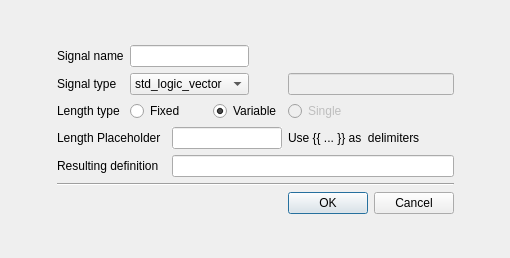
<?xml version="1.0" encoding="UTF-8"?>
<ui version="4.0">
 <author>Martin Mosbeck &lt;martin.mosbeck@gmx.at&gt;</author>
 <class>DialogSignalConfig</class>
 <widget class="QDialog" name="DialogSignalConfig">
  <property name="geometry">
   <rect>
    <x>0</x>
    <y>0</y>
    <width>510</width>
    <height>258</height>
   </rect>
  </property>
  <property name="windowTitle">
   <string>Signal Config </string>
  </property>
  <layout class="QGridLayout" name="gridLayout">
   <item row="0" column="5">
    <spacer name="verticalSpacer_2">
     <property name="orientation">
      <enum>Qt::Vertical</enum>
     </property>
     <property name="sizeHint" stdset="0">
      <size>
       <width>20</width>
       <height>0</height>
      </size>
     </property>
    </spacer>
   </item>
   <item row="1" column="1">
    <widget class="QLabel" name="label_signal_name">
     <property name="text">
      <string>Signal name</string>
     </property>
     <property name="buddy">
      <cstring>signal_name</cstring>
     </property>
    </widget>
   </item>
   <item row="1" column="2" colspan="3">
    <widget class="QLineEdit" name="signal_name">
     <property name="autoFillBackground">
      <bool>true</bool>
     </property>
     <property name="text">
      <string/>
     </property>
    </widget>
   </item>
   <item row="2" column="1">
    <widget class="QLabel" name="label_signal_type">
     <property name="text">
      <string>Signal type</string>
     </property>
     <property name="buddy">
      <cstring>signal_type</cstring>
     </property>
    </widget>
   </item>
   <item row="2" column="2" colspan="3">
    <widget class="QComboBox" name="signal_type">
     <property name="currentText">
      <string>std_logic_vector</string>
     </property>
     <item>
      <property name="text">
       <string>std_logic_vector</string>
      </property>
     </item>
     <item>
      <property name="text">
       <string>std_logic</string>
      </property>
     </item>
     <item>
      <property name="text">
       <string>signed</string>
      </property>
     </item>
     <item>
      <property name="text">
       <string>unsigned</string>
      </property>
     </item>
     <item>
      <property name="text">
       <string>custom</string>
      </property>
     </item>
    </widget>
   </item>
   <item row="2" column="6">
    <widget class="QLineEdit" name="custom_signal_type">
     <property name="enabled">
      <bool>false</bool>
     </property>
     <property name="autoFillBackground">
      <bool>true</bool>
     </property>
    </widget>
   </item>
   <item row="3" column="0">
    <spacer name="horizontalSpacer_3">
     <property name="orientation">
      <enum>Qt::Horizontal</enum>
     </property>
     <property name="sizeHint" stdset="0">
      <size>
       <width>0</width>
       <height>20</height>
      </size>
     </property>
    </spacer>
   </item>
   <item row="3" column="1">
    <widget class="QLabel" name="label_length_type">
     <property name="text">
      <string>Length type</string>
     </property>
     <property name="buddy">
      <cstring>option_fixed_length</cstring>
     </property>
    </widget>
   </item>
   <item row="3" column="2" colspan="2">
    <widget class="QRadioButton" name="option_fixed_length">
     <property name="text">
      <string>Fixed</string>
     </property>
    </widget>
   </item>
   <item row="3" column="4" colspan="2">
    <widget class="QRadioButton" name="option_variable_length">
     <property name="text">
      <string>Variable</string>
     </property>
     <property name="checked">
      <bool>true</bool>
     </property>
    </widget>
   </item>
   <item row="4" column="3" colspan="3">
    <widget class="QLineEdit" name="length_placeholder">
     <property name="autoFillBackground">
      <bool>true</bool>
     </property>
    </widget>
   </item>
   <item row="3" column="6">
    <widget class="QRadioButton" name="option_single">
     <property name="enabled">
      <bool>false</bool>
     </property>
     <property name="text">
      <string>Single</string>
     </property>
     <property name="checkable">
      <bool>true</bool>
     </property>
    </widget>
   </item>
   <item row="3" column="7">
    <spacer name="horizontalSpacer">
     <property name="orientation">
      <enum>Qt::Horizontal</enum>
     </property>
     <property name="sizeHint" stdset="0">
      <size>
       <width>9</width>
       <height>20</height>
      </size>
     </property>
    </spacer>
   </item>
   <item row="4" column="1" colspan="2">
    <widget class="QLabel" name="label_length_placeholder">
     <property name="text">
      <string>Length Placeholder</string>
     </property>
     <property name="buddy">
      <cstring>length_placeholder</cstring>
     </property>
    </widget>
   </item>
   <item row="5" column="1" colspan="2">
    <widget class="QLabel" name="label_resulting_definition">
     <property name="text">
      <string>Resulting definition</string>
     </property>
     <property name="buddy">
      <cstring>resulting_definition</cstring>
     </property>
    </widget>
   </item>
   <item row="6" column="1" colspan="6">
    <widget class="Line" name="line">
     <property name="orientation">
      <enum>Qt::Horizontal</enum>
     </property>
    </widget>
   </item>
   <item row="5" column="3" colspan="4">
    <widget class="QLineEdit" name="resulting_definition">
     <property name="enabled">
      <bool>true</bool>
     </property>
     <property name="autoFillBackground">
      <bool>false</bool>
     </property>
     <property name="readOnly">
      <bool>true</bool>
     </property>
    </widget>
   </item>
   <item row="7" column="6">
    <widget class="QDialogButtonBox" name="buttonBox">
     <property name="orientation">
      <enum>Qt::Horizontal</enum>
     </property>
     <property name="standardButtons">
      <set>QDialogButtonBox::Cancel|QDialogButtonBox::Ok</set>
     </property>
    </widget>
   </item>
   <item row="8" column="4">
    <spacer name="verticalSpacer">
     <property name="orientation">
      <enum>Qt::Vertical</enum>
     </property>
     <property name="sizeHint" stdset="0">
      <size>
       <width>20</width>
       <height>0</height>
      </size>
     </property>
    </spacer>
   </item>
   <item row="4" column="6">
    <widget class="QLabel" name="label_infolabel">
     <property name="enabled">
      <bool>true</bool>
     </property>
     <property name="text">
      <string>Use {{ ... }} as  delimiters</string>
     </property>
    </widget>
   </item>
  </layout>
 </widget>
 <resources/>
 <connections>
  <connection>
   <sender>buttonBox</sender>
   <signal>accepted()</signal>
   <receiver>DialogSignalConfig</receiver>
   <slot>accept()</slot>
   <hints>
    <hint type="sourcelabel">
     <x>553</x>
     <y>306</y>
    </hint>
    <hint type="destinationlabel">
     <x>157</x>
     <y>274</y>
    </hint>
   </hints>
  </connection>
  <connection>
   <sender>buttonBox</sender>
   <signal>rejected()</signal>
   <receiver>DialogSignalConfig</receiver>
   <slot>reject()</slot>
   <hints>
    <hint type="sourcelabel">
     <x>553</x>
     <y>312</y>
    </hint>
    <hint type="destinationlabel">
     <x>286</x>
     <y>274</y>
    </hint>
   </hints>
  </connection>
 </connections>
</ui>
